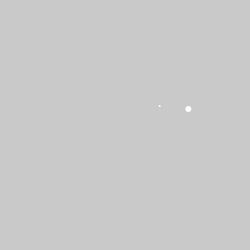
Frame 1 (no input)
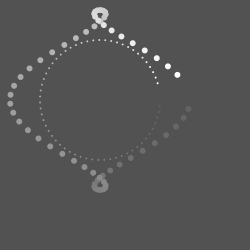
Frame 60 (the mouse pressed at the canvas centre just before this capture)
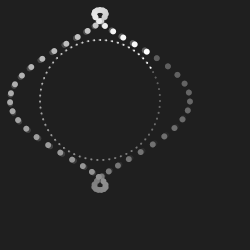
Frame 120 (the mouse held since frame 60 and released just before this capture)

The Processing sketch that drew these frames (run headless with seeded random() and noise(); from frame 60 on, the mouse is pressed at the canvas centre):

// Processing sketch: processing_27240
// ── processing_27240.pde

// Periodic Motion
// from: http://web.arch.usyd.edu.au/~rob/teaching/2010/DECO1012/lectures/DECO1012-Lecture-08.pdf
// by Rob Saunders

float angle = 0.0; // Current angle
float speed = 0.1; // Speed of motion
float radius = 30.0; // Range of motion
float sx = 3.0;
float sy = 1.0;

// sx = 1.0 sy = 0.5
// sx = 1.0 sy = 3.0
// sx = 1.0 sy = 2.0

void setup() {
  size(250, 250);
  noStroke();
  smooth();
}

void draw() {
  fill(0, 4);
  rect(0, 0, width, height);
  angle += speed; // Update the angle
  float sinval = sin(angle);
  float cosval = cos(angle);

  // Set the position of the small circle based on new
  // values from sine and cosine
  float x = 100 + (cosval * radius) * 2;
  float y = 100 + (sinval * radius) * 2;
  fill(255);
  ellipse(x, y, 2, 2); // Draw smaller circle
  
  // Set the position of the large circles based on the
  // new position of the small circle
  float x2 = x + cos(angle * sx) * radius ;
  float y2 = y + sin(angle * sy) * radius ;
  ellipse(x2, y2, 6, 6); // Draw larger circle
}

void mouseClicked() {
  sx = random(3);
  sy = random(3);
}
